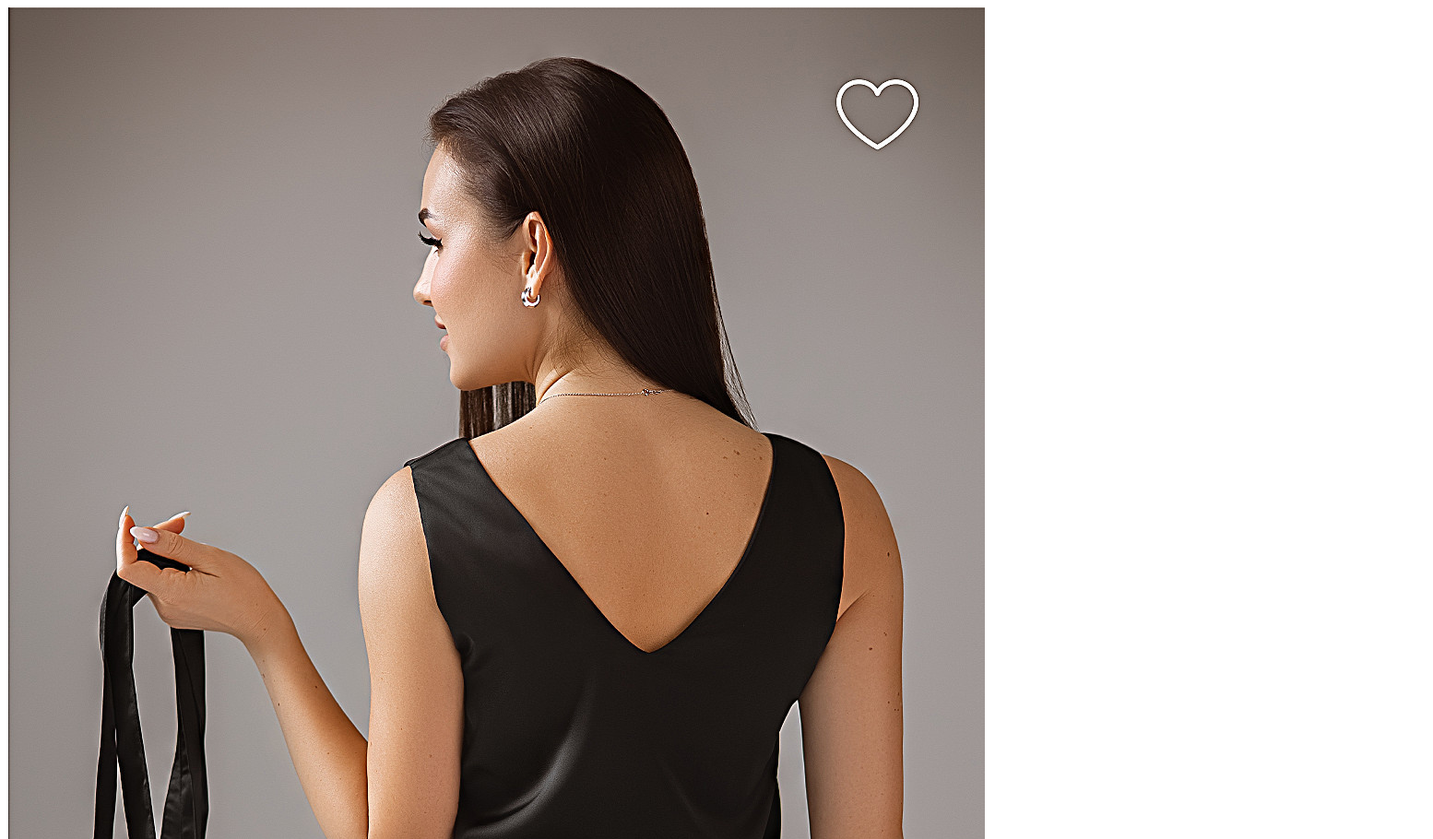
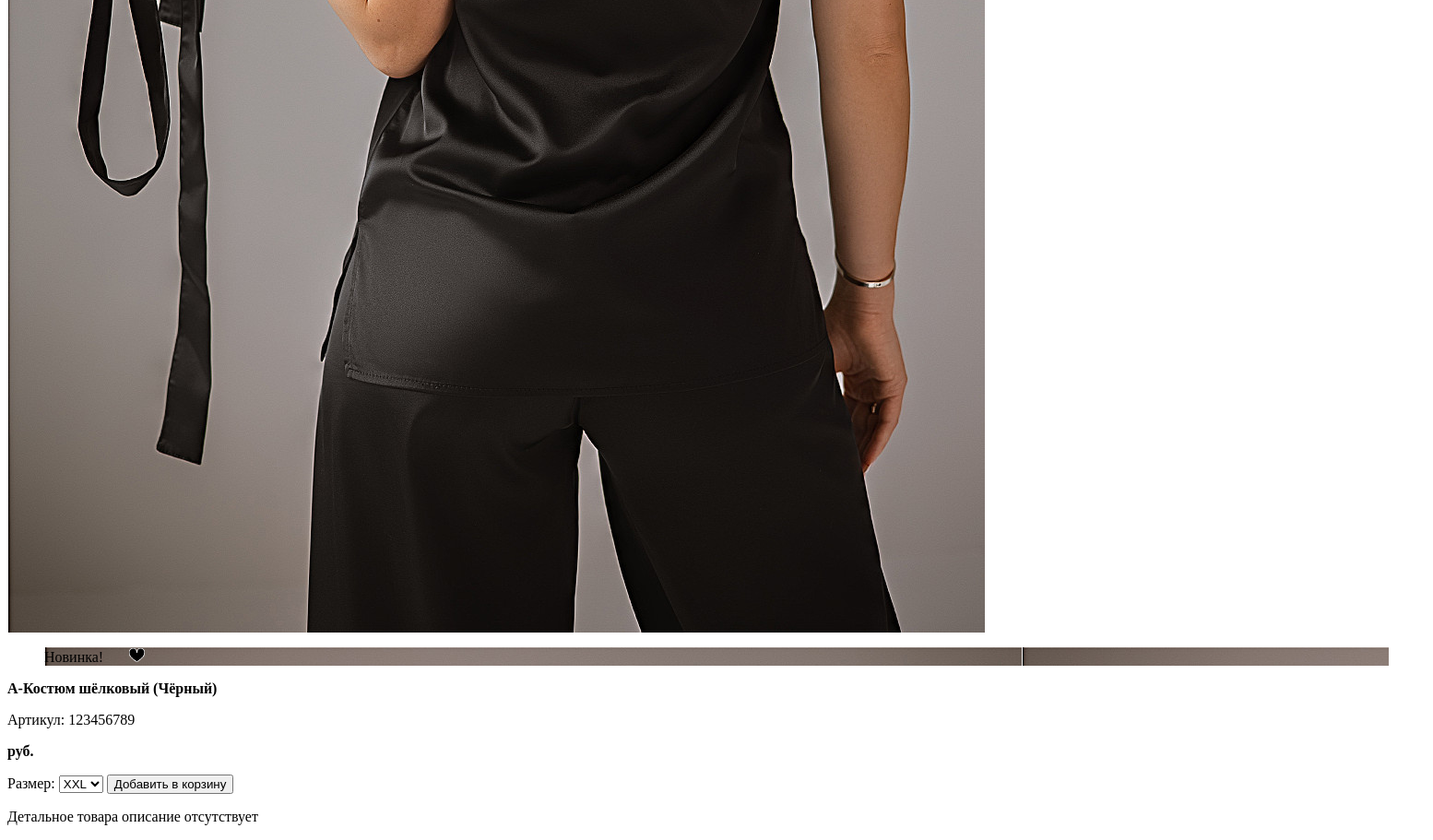
Page /lms/product/123456789/ on the earlier database version (2 pictures, top to bottom).
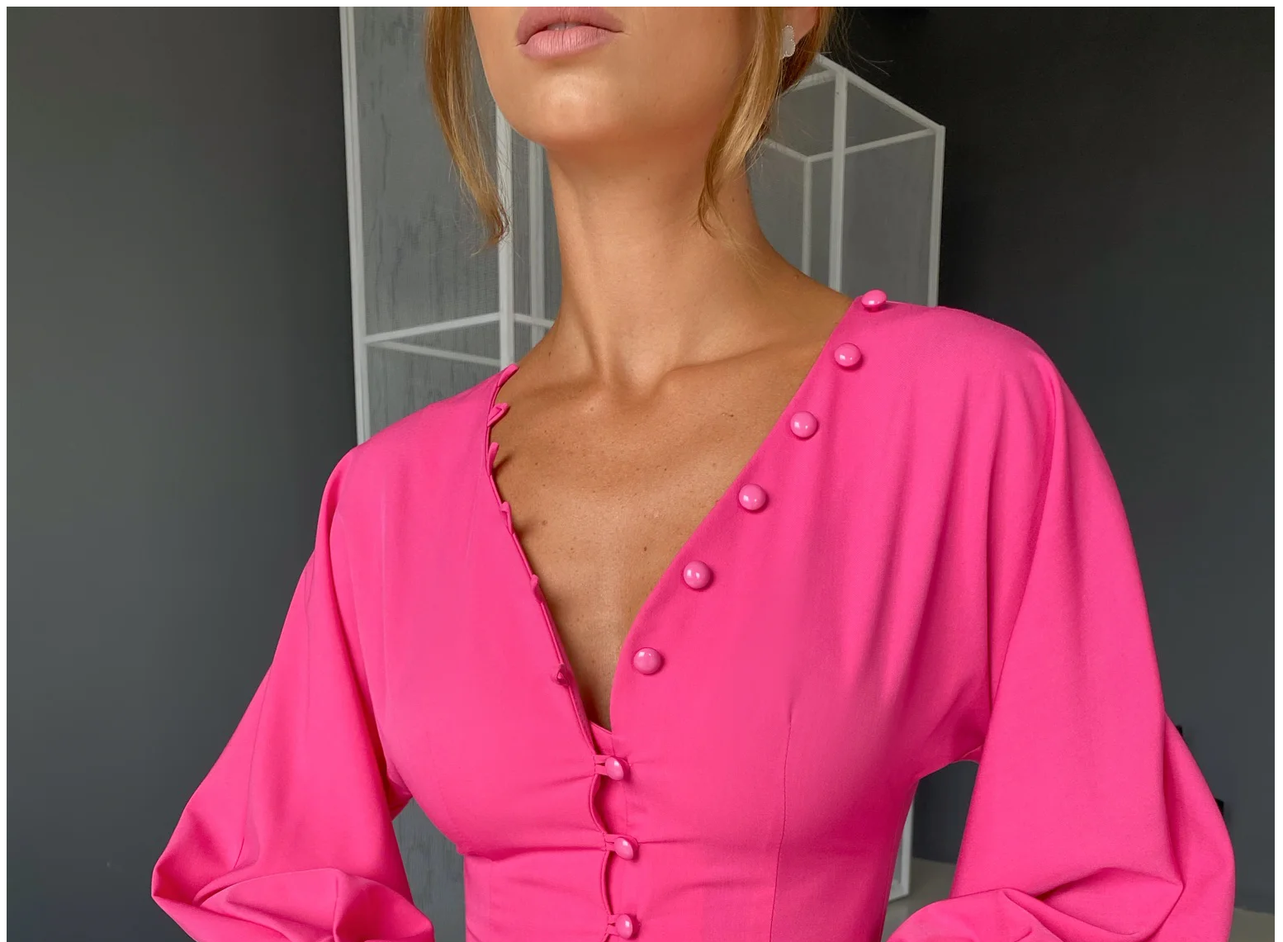
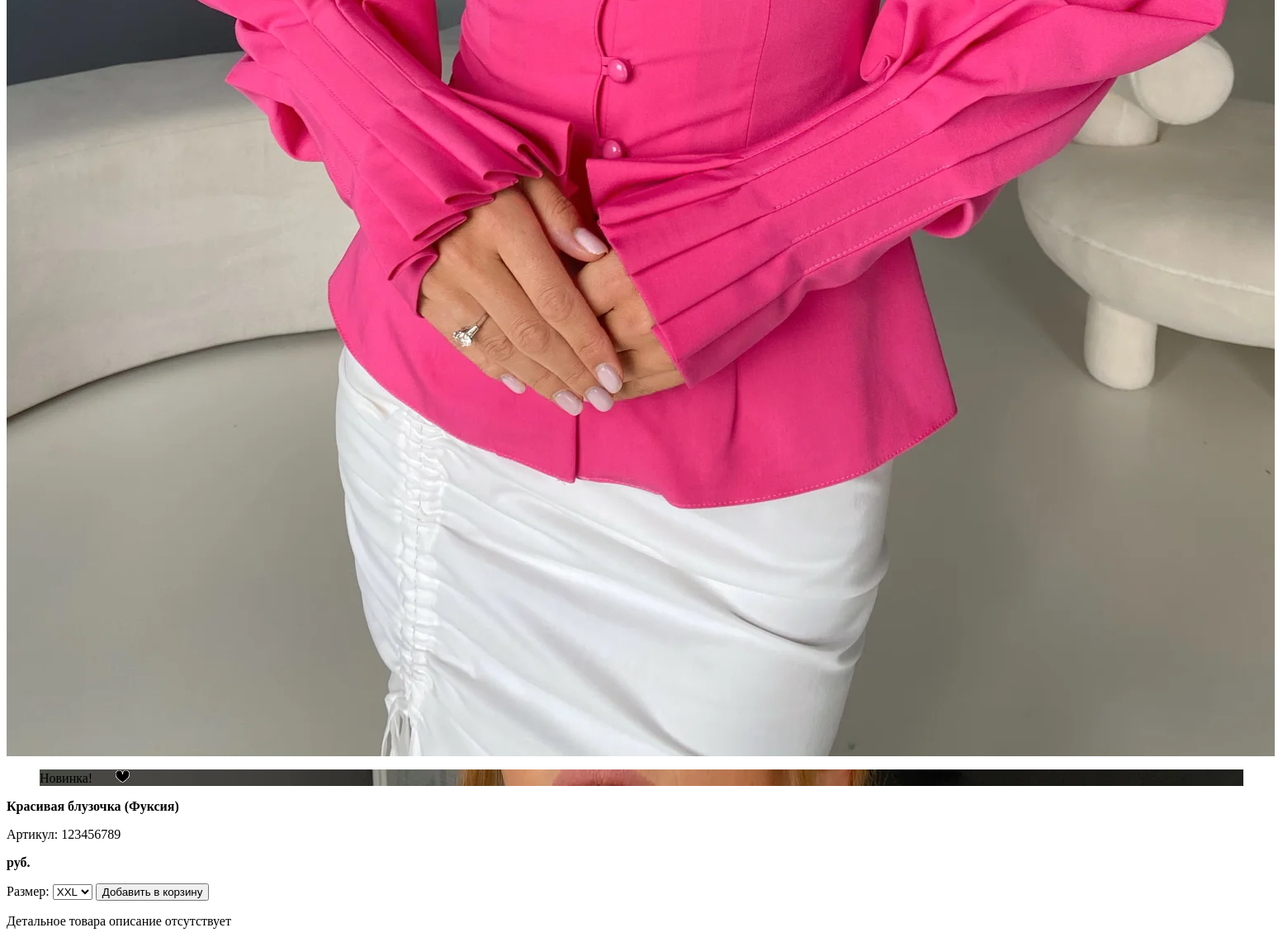
Same page on the later database version (2 pictures, top to bottom).
### lms/models.py (models this page shows, shortened)
class DbItem(models.Model):
    created_at = models.DateTimeField(auto_now_add=True)
    updated_at = models.DateTimeField(auto_now=True)
    class Meta:
        abstract: bool = True

class Image(DbItem):
    primary = models.BooleanField()                                                             # основное изображение?
    image = models.ImageField(upload_to='products/%Y/%m/%d')                                    # картинка
    product = models.ForeignKey(Product, related_name="images", on_delete=models.CASCADE)       # товар
    class PrimariesManager(models.Manager):
        def get_queryset(self):
            return super().get_queryset().filter(primary=True)
    objects = models.Manager()
    primaries = PrimariesManager()

class Product(DbItem):
    article = models.CharField(primary_key=True, max_length=100)                                            # внутренний артикул
    title = models.CharField(max_length=500)                                                                # название
    description = models.TextField(null=True, blank=True)                                                   # описание
    color = models.CharField(max_length=250, null=True, blank=True)                                         # цвет
    actual_price = MoneyField(max_digits=14, decimal_places=2, default_currency='RUR')                      # цена
    old_price = MoneyField(max_digits=14, decimal_places=2, default_currency='RUR', null=True, blank=True)  # старая цена (до акции), null -- нет акции
    sales_quantity = models.BigIntegerField(default=0)                                                      # количество продаж
    published_at = models.DateTimeField(null=True, blank=True, default=timezone.now)                        # время публикации(опубликован, если published_at < now())
    slug = models.SlugField(unique=True, max_length=200)                                                    # слаг
    categories = models.ManyToManyField(Category, related_name="products")                                  # категории
    class PublishedManager(models.Manager):
        def get_queryset(self):
            return super().get_queryset().exclude(published_at=None).filter(published_at__lte=timezone.now())
    class BestsellersManager(PublishedManager):
        def get_queryset(self):
            return super().get_queryset().order_by('-sales_quantity')
    objects = models.Manager()
    published = PublishedManager()
    bestsellers = BestsellersManager()
    images: QuerySet                                                                            # -- Just for IDE syntax analyzer --
    sizes: QuerySet
    attributes: QuerySet
    orders: QuerySet
    class Meta:
        ordering = ["published_at"]
        indexes = [models.Index(fields=["title"])]
    @property
    def primary_image(self):
        query = self.images.filter(primary=True)
        return query.first() if query.exists() else None
    @property
    def in_stock(self):
        return self.sizes.filter(quantity__gt=0).exists()
    @property
    def novelty(self):
        return (datetime.now().date() - self.published_at.date()).days < 30 if self.published_at else False
    @property
    def variants(self):
        return {size.id: size.size for size in self.sizes.filter(quantity__gt=0).all()}

### lms/views.py (the view)
# urls.py: path('product/<slug:slug>/', ProductView.as_view(), name='product_details'),
class ProductView(DetailView):
    model = Product
    template_name = 'lms/pcard.html'
    def get_context_data(self, **kwargs):
        context = super().get_context_data(**kwargs)
        favorites = CustomerInfo(self.request).favorites
        return context | {
            'favorites': favorites,
        }

### customerinfo/customerinfo.py (called while the page is built)
    def _get_or_create_item(self, key, builder, save=False):
        try:
            result = self._info[key]
        except KeyError:
            result = self._info[key] = builder()
            if save:
                self.save()
        return result

    def _get_or_create_favorites(self):
        return self._get_or_create_item("favorites", list)

    @property
    def favorites(self):
        return set(self._get_or_create_favorites())

### lms/templates/lms/pcard.html
{% include "lms/include/product-card-type-B.html" %}

### lms/templates/lms/include/product-card-type-B.html
{% load thumbnail %}
<div class="p-card-b">
    <div class="icon-list">
        {% for img in product.images.all %}
        <img src="{% thumbnail img.image 50x0 %}"/>
        {% endfor %}
    </div>
    <div class="product-card">
        {% include "lms/include/product-card-type-A.html" %}
    </div>
    <div class="product-description">
        {% include "lms/include/product-description.html" %}
    </div>
</div>

### lms/templates/lms/include/product-card-type-A.html (shortened to what this page needs)
{% load thumbnail %}
<figure>
  {% with product.primary_image as img %}
  {% if img %}
  {% if standalone %}
  <div class="p-card-a"
       style="background-image: url('{% thumbnail img.image 220x0 %}');"
       onclick="if(event.eventPhase==event.AT_TARGET) show_product_details('{% url 'lms:product_details' slug=product.slug %}');">
  {% else %}
  <div class="p-card-a not-standalone"
       style="background-image: url('{% thumbnail img.image 220x0 %}');">
  {% endif%}
    {% if product.novelty %}
    <label class="white">Новинка!</label>
    {% endif %}
    {% if product.article in favorites %}
    {% include "lms/include/heart.html" with checked="checked" %}
    {% else %}
    {% include "lms/include/heart.html" with checked="unchecked" %}
    {% endif %}
  </div>
  {% else %}
  <div class="p-card-a">
    <h3>Изображение отсутствует</h3>
  </div>
  {% endif %}
  {% endwith %}
</figure>

### lms/templates/lms/include/product-description.html
{% if standalone %}
{{product.title}}<br/>
({{product.color|default:"цвет не указан"}})<br/>
{% if product.old_price %}<span class="old_price">{{product.old_price.amount}} руб.</span>{% endif %}{{product.actual_price.amount}} руб.<br/>
{% if not product.in_stock %}<span class="red">Нет в наличии<br/></span><button class="w-100" onclick="notify_delivery('{{product.article}}')">Сообщить о поступлении</button>{% endif %}
{% else %}
<p class="like-title"><strong>{{product.title}} ({{product.color}})</strong></p>
<p class="gray like-note">Артикул: {{product.article}}</p>
<p><span class="like-title"><strong>{{product.actual_price.amount}} руб.</strong></span>{% if product.old_price %}<span class="old_price">{{product.old_price.amount}} руб.</span>{% endif %}</p>
{% if product.in_stock %}
<label class="like-title" for="size-selector">Размер:</label>
{% include "lms/include/selector.html" with variants=product.variants selector_id="size-selector" %}
<button class="w-100 inverted" onclick="notify_delivery('{{product.article}}')">Добавить в корзину</button>
{% else %}
<p><span class="red">Нет в наличии<br/></span><button class="w-100 inverted" onclick="notify_delivery('{{product.article}}')">Сообщить о поступлении</button></p>
{% endif %}
<p class="not-wide">{{product.description|default:"Детальное товара описание отсутствует"}}</p>
{% endif %}

Differences in the rows shown:
changed Image: image: a different picture
changed Product "Детальное товара описание отсутствует": title "А-Костюм шёлковый" → "Красивая блузочка"; color "Чёрный" → "Фуксия"
